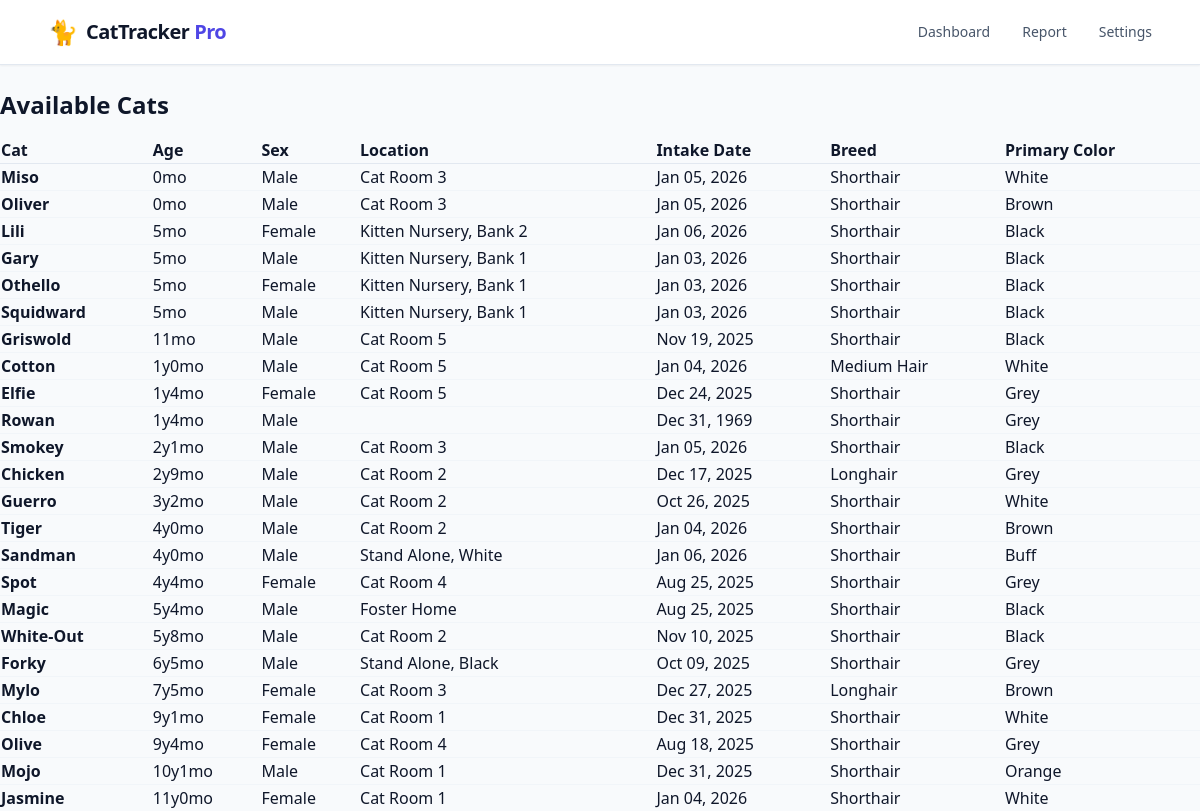
The page /report/ on the database its author committed.
### cats/models.py (models this page shows)
class Cat(models.Model):
    image_cy = models.CharField(max_length=20, primary_key=True)
    name = models.CharField(max_length=100)
    sex = models.CharField(max_length=10, default="Unknown")
    birthday = models.DateField(null=True, blank=True, default=timezone.now)
    breed = models.CharField(max_length=25, default="Unknown")
    primary_color = models.CharField(max_length=25, default="Unknown")
    intake_date = models.DateField(null=True, blank=True, default=timezone.now)
    location = models.CharField(max_length=25, default="Unknown")
    image_url = models.URLField()
    image = models.ImageField(upload_to='cats/', null=True, blank=True)
    first_seen = models.DateTimeField()
    last_seen = models.DateTimeField()
    last_updated = models.DateTimeField(auto_now=True)
    status = models.CharField(
        max_length=20,
        choices=CatStatus.choices,
        default=CatStatus.AVAILABLE,
    )
    objects = ItemQuerySet.as_manager()
    @property
    def age(self):
        if not self.birthday:
            return "Unknown"
        today = timezone.now().date()
        diff = today - cast(date, self.birthday)
        years = diff.days // 365
        months = (diff.days % 365) // 30
        if years < 1:
            return f"{months}mo"
        return f"{years}y{months}mo"
    @property
    def clean_breed(self):
        substring_to_remove = "Domestic "
        if self.breed:
            return self.breed.replace(substring_to_remove, "").strip()
        return self.breed

### cats/views.py (the view)
# urls.py: path("report/", views.report_view, name="report"),
def report_view(request):
    cats = Cat.objects.filter(
        Q(status=CatStatus.AVAILABLE) |
        Q(status=CatStatus.NEW)
        ).order_by("-birthday", "name")
    context = {
        "cats": cats,
    }
    return render(request, "cats/report.html", context)

### cats/templates/cats/report.html (shortened to what this page needs)
{% extends 'cats/base.html' %} {% load static %}
{% block content %}
<h1 class="text-2xl font-bold mb-4">Available Cats</h1>
<table class="w-full text-left border-collapse" id="report-table" media="all">
    <thead class="bg-slate-50 border-b border-slate-200">
        <tr>
            <th class="column-header">
                <a> Cat </a>
            </th>
            <th class="column-header">
                <a> Age </a>
            </th>
            <th class="column-header">
                <a> Sex </a>
            </th>
            <th class="column-header">
                <a> Location </a>
            </th>
            <th class="column-header">
                <a> Intake Date </a>
            </th>
            <th class="column-header">
                <a> Breed </a>
            </th>
            <th class="column-header">
                <a> Primary Color </a>
            </th>
        </tr>
    </thead>
    <tbody id="report-body" class="divide-y divide-slate-100">
        {% for cat in cats %}
        <tr>
            <td class="font-bold">
                {{ cat.name }}
            </td>
            <td>{{ cat.age }}</td>
            <td>{{ cat.sex }}</td>
            <td>
                {{ cat.location }}
            </td>
            <td>
                {{ cat.intake_date|date:"M d, Y" }}
            </td>
            <td >{{ cat.clean_breed }}</td>
            <td >{{ cat.primary_color }}</td>
        </tr>
        {% empty %}
        <tr>
            <td colspan="11" class="p-8 text-center text-slate-400">
                No cats found in this category.
            </td>
        </tr>
        {% endfor %}
    </tbody>
</table>
{% endblock %}

### rows shown on the page
Cat: name "Miso", age "0mo", sex "Male", location "Cat Room 3", intake_date "Jan 05, 2026", clean_breed "Shorthair", primary_color "White"
Cat: name "Oliver", age "0mo", sex "Male", location "Cat Room 3", intake_date "Jan 05, 2026", clean_breed "Shorthair", primary_color "Brown"
Cat: name "Lili", age "5mo", sex "Female", location "Kitten Nursery, Bank 2", intake_date "Jan 06, 2026", clean_breed "Shorthair", primary_color "Black"
Cat: name "Gary", age "5mo", sex "Male", location "Kitten Nursery, Bank 1", intake_date "Jan 03, 2026", clean_breed "Shorthair", primary_color "Black"
Cat: name "Othello", age "5mo", sex "Female", location "Kitten Nursery, Bank 1", intake_date "Jan 03, 2026", clean_breed "Shorthair", primary_color "Black"
Cat: name "Squidward", age "5mo", sex "Male", location "Kitten Nursery, Bank 1", intake_date "Jan 03, 2026", clean_breed "Shorthair", primary_color "Black"
Cat: name "Griswold", age "11mo", sex "Male", location "Cat Room 5", intake_date "Nov 19, 2025", clean_breed "Shorthair", primary_color "Black"
Cat: name "Cotton", age "1y0mo", sex "Male", location "Cat Room 5", intake_date "Jan 04, 2026", clean_breed "Medium Hair", primary_color "White"
Cat: name "Elfie", age "1y4mo", sex "Female", location "Cat Room 5", intake_date "Dec 24, 2025", clean_breed "Shorthair", primary_color "Grey"
Cat: name "Rowan", age "1y4mo", sex "Male", intake_date "Dec 31, 1969", clean_breed "Shorthair", primary_color "Grey"
Cat: name "Smokey", age "2y1mo", sex "Male", location "Cat Room 3", intake_date "Jan 05, 2026", clean_breed "Shorthair", primary_color "Black"
Cat: name "Chicken", age "2y9mo", sex "Male", location "Cat Room 2", intake_date "Dec 17, 2025", clean_breed "Longhair", primary_color "Grey"
Cat: name "Guerro", age "3y2mo", sex "Male", location "Cat Room 2", intake_date "Oct 26, 2025", clean_breed "Shorthair", primary_color "White"
Cat: name "Tiger", age "4y0mo", sex "Male", location "Cat Room 2", intake_date "Jan 04, 2026", clean_breed "Shorthair", primary_color "Brown"
Cat: name "Sandman", age "4y0mo", sex "Male", location "Stand Alone, White", intake_date "Jan 06, 2026", clean_breed "Shorthair", primary_color "Buff"
Cat: name "Spot", age "4y4mo", sex "Female", location "Cat Room 4", intake_date "Aug 25, 2025", clean_breed "Shorthair", primary_color "Grey"
Cat: name "Magic", age "5y4mo", sex "Male", location "Foster Home", intake_date "Aug 25, 2025", clean_breed "Shorthair", primary_color "Black"
Cat: name "White-Out", age "5y8mo", sex "Male", location "Cat Room 2", intake_date "Nov 10, 2025", clean_breed "Shorthair", primary_color "Black"
Cat: name "Forky", age "6y5mo", sex "Male", location "Stand Alone, Black", intake_date "Oct 09, 2025", clean_breed "Shorthair", primary_color "Grey"
Cat: name "Mylo", age "7y5mo", sex "Female", location "Cat Room 3", intake_date "Dec 27, 2025", clean_breed "Longhair", primary_color "Brown"
Cat: name "Chloe", age "9y1mo", sex "Female", location "Cat Room 1", intake_date "Dec 31, 2025", clean_breed "Shorthair", primary_color "White"
Cat: name "Olive", age "9y4mo", sex "Female", location "Cat Room 4", intake_date "Aug 18, 2025", clean_breed "Shorthair", primary_color "Grey"
Cat: name "Mojo", age "10y1mo", sex "Male", location "Cat Room 1", intake_date "Dec 31, 2025", clean_breed "Shorthair", primary_color "Orange"
Cat: name "Jasmine", age "11y0mo", sex "Female", location "Cat Room 1", intake_date "Jan 04, 2026", clean_breed "Shorthair", primary_color "White"
